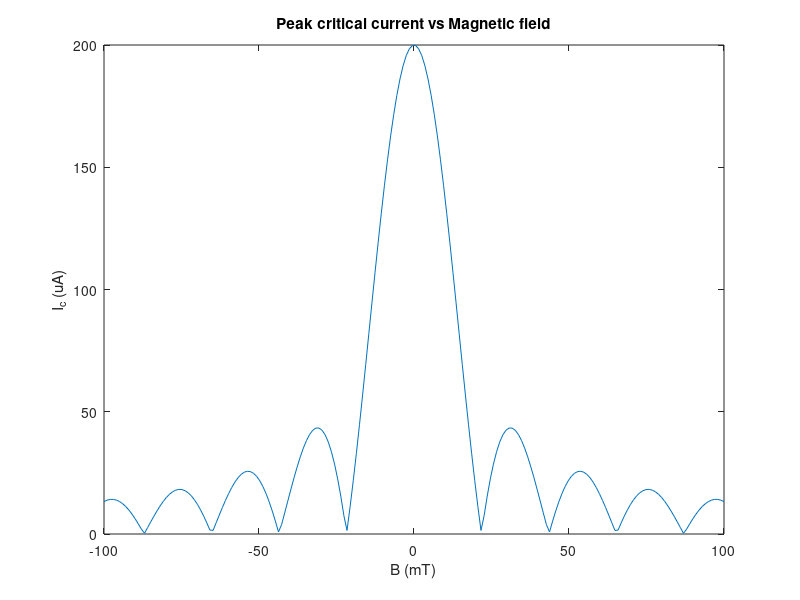

The MATLAB script that drew this image: (Note: this script raises an error after producing the figure.)
%constant definitions
fluxQuantum = 2.06783383E-15;
lambda = 90E-9; %London penetration depth of Niobium

%geometry
d = 10E-9; L = 500E-9;

%physical quantities
Bwidth = 0.1; %100mT
N = 200; %no. of data points
B = linspace(-Bwidth,Bwidth,N);
beta = 2*pi*(2*lambda+d)*B/fluxQuantum;
I0 = 200E-6; %peak current of 200uA

Ic = @(x)I0*abs(sinc(x*L*(2*lambda+d)/fluxQuantum)); %sample fraunhofer pattern

Ic_max = Ic(B);
plot(B*1E3, Ic_max*1E6)
title('Peak critical current vs Magnetic field')
xlabel('B (mT)')
ylabel('I_c (uA)')

[I_even, minX,minCount] = flipFn(Ic_max,B);
%plot(beta,I_even);
if I_even(N/2)<0
    for i=1:N
        I_even(i) = - I_even(i);
    end
end

I_odd = interp1(B,Ic_max,minX);%-Ic_max(N/2);
plot(minX,I_odd,'-o');
%I_odd = interp_flip(beta, Ic_max, minX, minCount);
%I_odd = zeros(size(I_even)); %debugging

Ix = I_even + 1j*I_odd;

Jx = ifft(Ix);
%Jx = ifft(sinc(beta*L*(2*lambda+d)/fluxQuantum));

Jx = ifftshift(abs(Jx));

plot(B*1E3, I_even*1E6, 'm', B*1E3, I_odd*1E6, 'b')
title('Even and odd components of peak critical current')
xlabel('B (mT)')
ylabel('I_c (uA)')
legend('I_e', 'I_o')

spac_vect = linspace(-2*d*1E9,2*d*1E9,N);
%plot(beta, Jx);
plot(spac_vect, Jx*1E6)
title('Current density')
xlabel('x (nm)')
ylabel('J (uA/m^2)')
